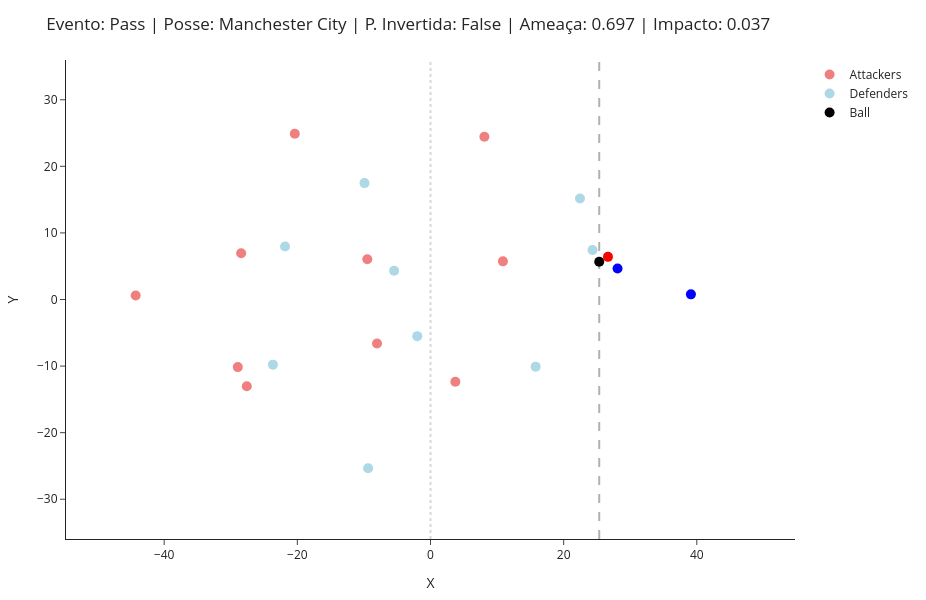
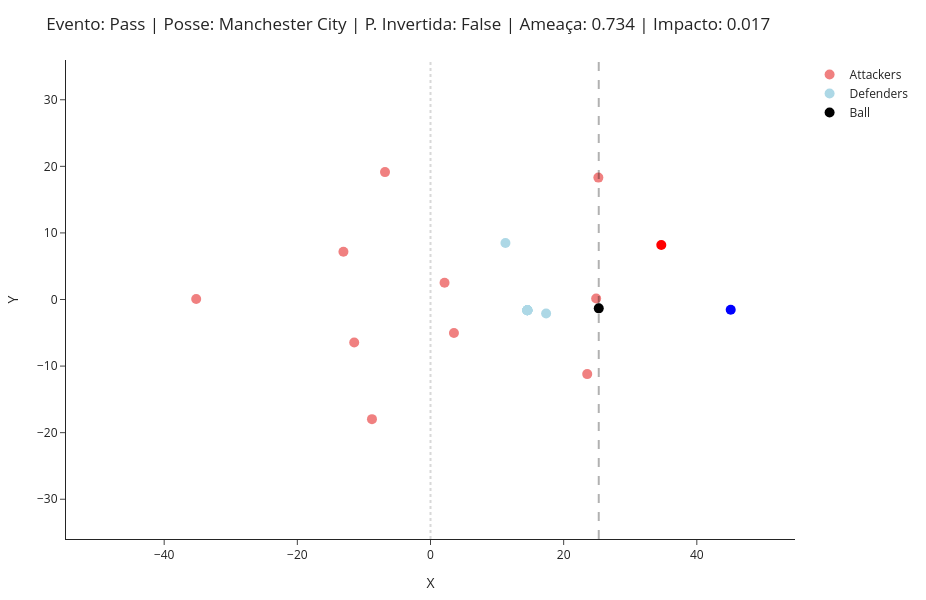

Write notebook code for charts like these, in order.
### Code cell
events = [
'3da14febc37f136171c5318ce5d9feb6',
'7ae4aa95b14a0f055946136f4e4127c9'
]

for event in events:

    df_event = df_threat.filter(F.col("eventId") == event)

    plot_threat_event(df_event, show_player_names=False)

### Figure 1 — Plotly figure (JSON) as saved in the notebook; plotly's stock layout.template omitted (floating-point values rounded to 4 significant figures)
{"data": [{"marker": {"color": ["lightcoral", "red", "lightcoral", "lightcoral", "lightcoral", "lightcoral", "lightcoral", "lightcoral", "lightcoral", "lightcoral", "lightcoral"], "size": 10}, "mode": "markers", "name": "Attackers", "textposition": "top center", "type": "scatter", "x": [-27.59, 26.66, 3.731, -44.28, -28.44, -28.94, -9.492, 10.88, -8.034, -20.38, 8.093], "y": [-13.02, 6.404, -12.34, 0.599, 6.952, -10.15, 6.041, 5.728, -6.603, 24.88, 24.44]}, {"marker": {"color": ["lightblue", "lightblue", "blue", "lightblue", "lightblue", "lightblue", "lightblue", "lightblue", "lightblue", "lightblue", "blue"], "size": 10}, "mode": "markers", "name": "Defenders", "textposition": "top center", "type": "scatter", "x": [24.33, -21.84, 28.09, -5.467, -1.994, -23.66, 15.79, -9.374, 22.45, -9.916, 39.11], "y": [7.431, 7.971, 4.651, 4.309, -5.501, -9.783, -10.09, -25.35, 15.16, 17.48, 0.771]}, {"marker": {"color": "black", "size": 10, "symbol": "circle"}, "mode": "markers", "name": "Ball", "type": "scatter", "x": [25.34], "y": [5.68]}], "layout": {"height": 600, "legend": {"bgcolor": "rgba(255,255,255,0.8)", "orientation": "v", "x": 1.02, "xanchor": "left", "y": 1, "yanchor": "top"}, "margin": {"b": 20, "l": 20, "r": 120, "t": 60}, "shapes": [{"line": {"color": "black", "dash": "dash", "width": 2}, "type": "line", "x0": 25.34, "x1": 25.34, "xref": "x", "y0": 0, "y1": 1, "yref": "y domain"}, {"line": {"color": "gray", "dash": "dot", "width": 2}, "type": "line", "x0": 0, "x1": 0, "xref": "x", "y0": 0, "y1": 1, "yref": "y domain"}], "title": {"text": "Evento: Pass | Posse: Manchester City | P. Invertida: False | Ameaça: 0.697 | Impacto: 0.037"}, "width": 926, "xaxis": {"range": [-52.5, 52.5], "title": {"text": "X"}, "zeroline": false}, "yaxis": {"range": [-34, 34], "scaleanchor": "x", "scaleratio": 1, "title": {"text": "Y"}, "zeroline": false}}}

### Figure 2 — Plotly figure (JSON) as saved in the notebook; plotly's stock layout.template omitted (floating-point values rounded to 4 significant figures)
{"data": [{"marker": {"color": ["lightcoral", "red", "lightcoral", "lightcoral", "lightcoral", "lightcoral", "lightcoral", "lightcoral", "lightcoral", "lightcoral", "lightcoral"], "size": 10}, "mode": "markers", "name": "Attackers", "textposition": "top center", "type": "scatter", "x": [-8.79, 34.66, 23.54, -35.19, -13.08, -11.46, 2.11, 24.88, 3.521, -6.832, 25.21], "y": [-17.97, 8.174, -11.2, 0.075, 7.159, -6.455, 2.503, 0.139, -5.027, 19.14, 18.31]}, {"marker": {"color": ["lightblue", "lightblue", "lightblue", "lightblue", "lightblue", "lightblue", "lightblue", "lightblue", "lightblue", "lightblue", "blue"], "size": 10}, "mode": "markers", "name": "Defenders", "textposition": "top center", "type": "scatter", "x": [14.55, 14.55, 14.55, 14.55, 11.26, 14.55, 14.55, 14.55, 14.55, 17.37, 45.09], "y": [-1.611, -1.611, -1.611, -1.611, 8.484, -1.611, -1.611, -1.611, -1.611, -2.103, -1.548]}, {"marker": {"color": "black", "size": 10, "symbol": "circle"}, "mode": "markers", "name": "Ball", "type": "scatter", "x": [25.27], "y": [-1.33]}], "layout": {"height": 600, "legend": {"bgcolor": "rgba(255,255,255,0.8)", "orientation": "v", "x": 1.02, "xanchor": "left", "y": 1, "yanchor": "top"}, "margin": {"b": 20, "l": 20, "r": 120, "t": 60}, "shapes": [{"line": {"color": "black", "dash": "dash", "width": 2}, "type": "line", "x0": 25.27, "x1": 25.27, "xref": "x", "y0": 0, "y1": 1, "yref": "y domain"}, {"line": {"color": "gray", "dash": "dot", "width": 2}, "type": "line", "x0": 0, "x1": 0, "xref": "x", "y0": 0, "y1": 1, "yref": "y domain"}], "title": {"text": "Evento: Pass | Posse: Manchester City | P. Invertida: False | Ameaça: 0.734 | Impacto: 0.017"}, "width": 926, "xaxis": {"range": [-52.5, 52.5], "title": {"text": "X"}, "zeroline": false}, "yaxis": {"range": [-34, 34], "scaleanchor": "x", "scaleratio": 1, "title": {"text": "Y"}, "zeroline": false}}}
